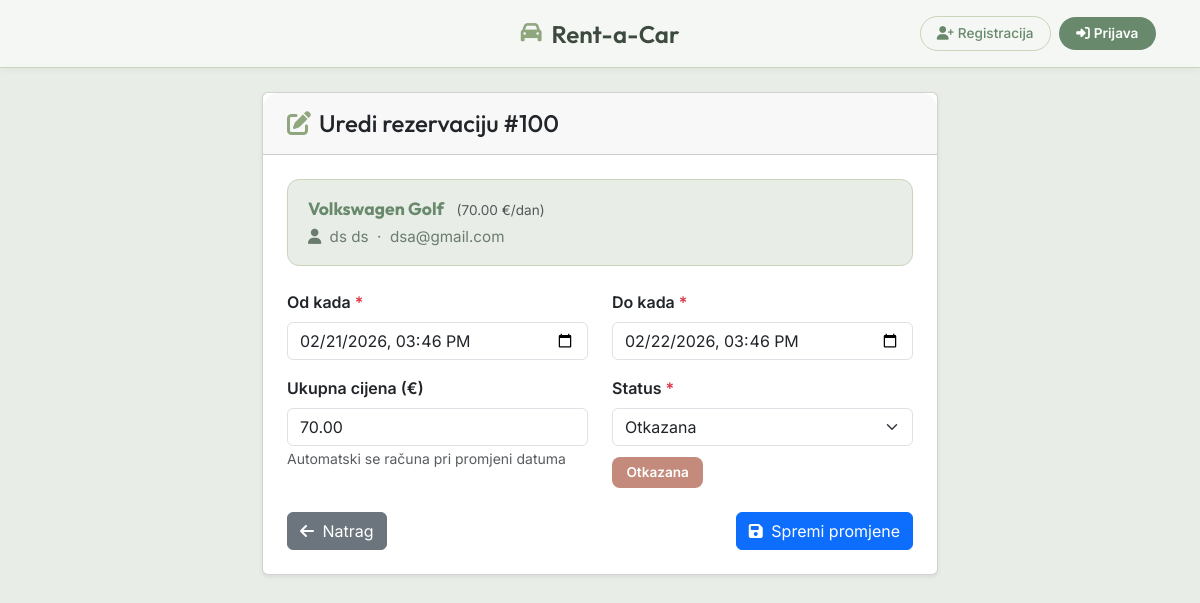
/uredi_rezervaciju.php?id=100, run on the app's committed database.
### tables this page shows
CREATE TABLE `rezervacije` (
  `IDRezervacija` int(11) NOT NULL,
  `VoziloID` int(11) NOT NULL,
  `KorisnikID` int(11) NOT NULL,
  `DatumRezervacije` datetime NOT NULL DEFAULT current_timestamp(),
  `DatumPocetka` datetime NOT NULL,
  `DatumZavrsetka` datetime NOT NULL,
  `UkupnaCijena` decimal(10,2) NOT NULL,
  `StatusRezervacije` varchar(20) DEFAULT 'aktivna',
  `AccountID` int(10) UNSIGNED DEFAULT NULL
);

CREATE TABLE `vozila` (
  `IDVozilo` int(11) NOT NULL,
  `Naziv` char(25) NOT NULL,
  `Model` char(25) DEFAULT NULL,
  `TipVozila` varchar(30) DEFAULT 'Limuzina',
  `CijenaKoristenjaDnevno` float NOT NULL,
  `Raspolozivost` enum('Dostupno','Nije dostupno','Rezervirano') NOT NULL DEFAULT 'Dostupno'
);

CREATE TABLE `korisnici` (
  `IDKorisnici` int(11) NOT NULL,
  `ImeKorisnika` char(25) NOT NULL,
  `PrezimeKorisnika` char(25) NOT NULL,
  `KontaktKorisnika` char(40) DEFAULT NULL
);

### uredi_rezervaciju.php (the view, shortened to what this page needs)
<?php
include("db__connection.php");
if (isset($_GET['id'])) {
    $id = intval($_GET['id']);
    $query = "SELECT r.*, k.ImeKorisnika, k.PrezimeKorisnika, k.KontaktKorisnika,
                     v.Naziv AS VoziloNaziv, v.Model AS VoziloModel, v.CijenaKoristenjaDnevno
              FROM rezervacije r
              JOIN korisnici k ON r.KorisnikID = k.IDKorisnici
              JOIN vozila v ON r.VoziloID = v.IDVozilo
              WHERE r.IDRezervacija = ?";
    $stmt = mysqli_prepare($db, $query);
    mysqli_stmt_bind_param($stmt, "i", $id);
    mysqli_stmt_execute($stmt);
    $result = mysqli_stmt_get_result($stmt);
    $rez = mysqli_fetch_assoc($result);
}
?>
<!doctype html>
<html lang="hr">
<head>
    <link href="https://cdn.jsdelivr.net/npm/bootstrap@5.0.2/dist/css/bootstrap.min.css" rel="stylesheet">
    <link rel="stylesheet" href="https://cdnjs.cloudflare.com/ajax/libs/font-awesome/6.0.0/css/all.min.css">
</head>
<body>
<?php include("navigacija.php"); ?>
<div class="container py-4" style="max-width: 700px;">
    <div class="card shadow-sm">
        <div class="card-header py-3 px-4">
            <h4 class="mb-0" style="font-family:'Outfit',sans-serif;">
                <i class="fas fa-edit me-2" style="color:#8FA67E;"></i>Uredi rezervaciju #<?= $rez['IDRezervacija'] ?>
            </h4>
        </div>
        <div class="card-body p-4">
            <div class="vehicle-info-box">
                <strong><?= htmlspecialchars($rez['VoziloNaziv'] . ' ' . $rez['VoziloModel']) ?></strong>
                <span class="text-muted ms-2" style="font-size:0.85rem;">(<?= number_format($rez['CijenaKoristenjaDnevno'], 2) ?> €/dan)</span>
                <div class="mt-1" style="color:var(--text-secondary);">
                    <i class="fas fa-user me-1"></i>
                    <?= htmlspecialchars($rez['ImeKorisnika'] . ' ' . $rez['PrezimeKorisnika']) ?>
                    <?php if ($rez['KontaktKorisnika']): ?>
                        &nbsp;·&nbsp; <?= htmlspecialchars($rez['KontaktKorisnika']) ?>
                    <?php endif; ?>
                </div>
            </div>
            <form method="POST">
                <div class="row mb-3">
                    <div class="col-md-6">
                        <label class="form-label fw-semibold">Od kada <span class="text-danger">*</span></label>
                        <input type="datetime-local" class="form-control" name="odKada" id="odKada"
                               value="<?= date('Y-m-d\TH:i', strtotime($rez['DatumPocetka'])) ?>" required>
                    </div>
                    <div class="col-md-6">
                        <label class="form-label fw-semibold">Do kada <span class="text-danger">*</span></label>
                        <input type="datetime-local" class="form-control" name="doKada" id="doKada"
                               value="<?= date('Y-m-d\TH:i', strtotime($rez['DatumZavrsetka'])) ?>" required>
                    </div>
                </div>
                <div class="row mb-3">
                    <div class="col-md-6">
                        <label class="form-label fw-semibold">Ukupna cijena (€)</label>
                        <input type="number" step="0.01" class="form-control" name="ukupnaCijena" id="ukupnaCijena"
                               value="<?= number_format($rez['UkupnaCijena'], 2, '.', '') ?>" required>
                        <small class="text-muted">Automatski se računa pri promjeni datuma</small>
                    </div>
                    <div class="col-md-6">
                        <label class="form-label fw-semibold">Status <span class="text-danger">*</span></label>
                        <select class="form-select" name="status" id="statusSelect" required>
                            <option value="Otkazana"    <?= $rez['StatusRezervacije'] == 'Otkazana'    ? 'selected' : '' ?>>Otkazana</option>
                        </select>
                        <div id="statusPreview" class="mt-1"></div>
                    </div>
                </div>
                <div class="d-flex justify-content-between mt-4">
                    <a href="pregled_rezervacija.php" class="btn btn-secondary">
                        <i class="fas fa-arrow-left me-1"></i> Natrag
                    </a>
                    <button type="submit" class="btn btn-primary">
                        <i class="fas fa-save me-1"></i> Spremi promjene
                    </button>
                </div>
            </form>
        </div>
    </div>
</div>
</body>
</html>

### uredi_rezervaciju.php (style rules this page uses)
:root { --bg-secondary: #E8EDE7; --accent-green: #68896B; --accent-sage: #8FA67E; --accent-light: #C8D5B9; --text-primary: #3d4a3e; --text-secondary: #6B7B6E; --white: #ffffff; }
body { background-color: var(--bg-secondary); font-family: 'Inter', sans-serif; color: var(--text-primary); }
.card { border-radius: 16px; border: 1px solid var(--accent-light); }
.card-header { background: var(--white); border-radius: 16px 16px 0 0 !important; border-bottom: 1px solid var(--accent-light); }
.form-control, .form-select { border: 1px solid var(--accent-light); border-radius: 10px; color: var(--text-primary); }
.btn-primary { background-color: var(--accent-green); border: none; border-radius: 10px; }
.btn-secondary { background-color: var(--bg-secondary); border: none; color: var(--text-primary); border-radius: 10px; }
.vehicle-info-box { background: var(--bg-secondary); border-radius: 12px; padding: 1rem 1.25rem; border: 1px solid var(--accent-light); margin-bottom: 1.5rem; font-size: 0.95rem; }
.vehicle-info-box strong { color: var(--accent-green); font-family: 'Outfit', sans-serif; font-size: 1.1rem; }

### navigacija.php (style rules this page uses)
:root { --bg-primary: #F5F7F4; --bg-secondary: #E8EDE7; --text-primary: #3d4a3e; --text-secondary: #6B7B6E; --accent-green: #68896B; --accent-sage: #8FA67E; --accent-light: #C8D5B9; --white: #ffffff; --shadow-sm: 0 2px 8px rgba(0,0,0,0.04); --shadow-md: 0 4px 12px rgba(0,0,0,0.08); --transition: all 0.3s cubic-bezier(0.4,0,0.2,1); }
* { margin:0; padding:0; box-sizing:border-box; }
body { font-family:'Inter',-apple-system,sans-serif; background-color:var(--bg-secondary); }
html { scroll-behavior:smooth; }

### data on the page
rezervacije: IDRezervacija "100", VoziloID.Model "Volkswagen Golf", VoziloID.CijenaKoristenjaDnevno "70.00", KorisnikID.PrezimeKorisnika "ds ds", KorisnikID.KontaktKorisnika "dsa@gmail.com", odKada "02/21/2026 15:46", doKada "02/22/2026 15:46", ukupnaCijena "70.00", status "Otkazana"
